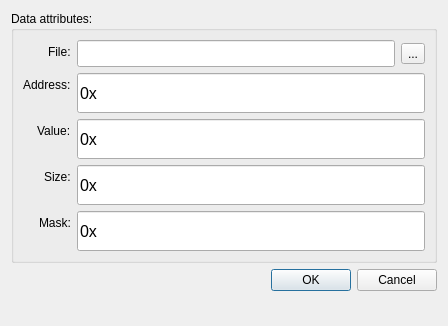
<?xml version="1.0" encoding="UTF-8"?>
<ui version="4.0">
 <class>FlashInputDialog</class>
 <widget class="QDialog" name="FlashInputDialog">
  <property name="windowModality">
   <enum>Qt::ApplicationModal</enum>
  </property>
  <property name="geometry">
   <rect>
    <x>0</x>
    <y>0</y>
    <width>448</width>
    <height>326</height>
   </rect>
  </property>
  <property name="sizePolicy">
   <sizepolicy hsizetype="Fixed" vsizetype="Fixed">
    <horstretch>0</horstretch>
    <verstretch>0</verstretch>
   </sizepolicy>
  </property>
  <property name="windowTitle">
   <string>Flash Input</string>
  </property>
  <property name="windowIcon">
   <iconset resource="resource.qrc">
    <normaloff>:/images/res/images/app/48.png</normaloff>:/images/res/images/app/48.png</iconset>
  </property>
  <property name="modal">
   <bool>true</bool>
  </property>
  <layout class="QVBoxLayout" name="verticalLayout_2">
   <item>
    <widget class="QGroupBox" name="groupBox">
     <property name="title">
      <string>Data attributes:</string>
     </property>
     <layout class="QFormLayout" name="formLayout">
      <property name="labelAlignment">
       <set>Qt::AlignRight|Qt::AlignTrailing|Qt::AlignVCenter</set>
      </property>
      <item row="0" column="0">
       <widget class="QLabel" name="fileLabel">
        <property name="text">
         <string>File:</string>
        </property>
       </widget>
      </item>
      <item row="0" column="1">
       <layout class="QHBoxLayout" name="horizontalLayout">
        <item>
         <widget class="ImageLineEdit" name="fileLineEdit">
          <property name="maximumSize">
           <size>
            <width>16777215</width>
            <height>48</height>
           </size>
          </property>
          <property name="font">
           <font>
            <pointsize>12</pointsize>
           </font>
          </property>
         </widget>
        </item>
        <item>
         <widget class="QToolButton" name="fileBtn">
          <property name="text">
           <string>...</string>
          </property>
          <property name="icon">
           <iconset resource="resource.qrc">
            <normaloff>:/images/res/images/light/appbar.folder.open.png</normaloff>:/images/res/images/light/appbar.folder.open.png</iconset>
          </property>
          <property name="iconSize">
           <size>
            <width>32</width>
            <height>32</height>
           </size>
          </property>
         </widget>
        </item>
       </layout>
      </item>
      <item row="1" column="0">
       <widget class="QLabel" name="addressLabel">
        <property name="text">
         <string>Address:</string>
        </property>
       </widget>
      </item>
      <item row="1" column="1">
       <widget class="HexLineEdit" name="addressLineEdit">
        <property name="minimumSize">
         <size>
          <width>0</width>
          <height>40</height>
         </size>
        </property>
        <property name="maximumSize">
         <size>
          <width>16777215</width>
          <height>40</height>
         </size>
        </property>
        <property name="font">
         <font>
          <pointsize>12</pointsize>
         </font>
        </property>
        <property name="inputMask">
         <string>\0\xhhhhhhhh</string>
        </property>
       </widget>
      </item>
      <item row="2" column="0">
       <widget class="QLabel" name="valueLabel">
        <property name="text">
         <string>Value:</string>
        </property>
       </widget>
      </item>
      <item row="2" column="1">
       <widget class="HexLineEdit" name="valueLineEdit">
        <property name="minimumSize">
         <size>
          <width>0</width>
          <height>40</height>
         </size>
        </property>
        <property name="maximumSize">
         <size>
          <width>16777215</width>
          <height>40</height>
         </size>
        </property>
        <property name="font">
         <font>
          <pointsize>12</pointsize>
         </font>
        </property>
        <property name="inputMask">
         <string>\0\xhhhhhhhh</string>
        </property>
       </widget>
      </item>
      <item row="3" column="0">
       <widget class="QLabel" name="sizeLabel">
        <property name="text">
         <string>Size:</string>
        </property>
       </widget>
      </item>
      <item row="3" column="1">
       <widget class="HexLineEdit" name="sizeLineEdit">
        <property name="minimumSize">
         <size>
          <width>0</width>
          <height>40</height>
         </size>
        </property>
        <property name="maximumSize">
         <size>
          <width>16777215</width>
          <height>40</height>
         </size>
        </property>
        <property name="font">
         <font>
          <pointsize>12</pointsize>
         </font>
        </property>
        <property name="inputMask">
         <string>\0\xhhhhhhhh</string>
        </property>
       </widget>
      </item>
      <item row="4" column="0">
       <widget class="QLabel" name="maskLabel">
        <property name="text">
         <string>Mask:</string>
        </property>
       </widget>
      </item>
      <item row="4" column="1">
       <widget class="HexLineEdit" name="maskLineEdit">
        <property name="minimumSize">
         <size>
          <width>0</width>
          <height>40</height>
         </size>
        </property>
        <property name="maximumSize">
         <size>
          <width>16777215</width>
          <height>40</height>
         </size>
        </property>
        <property name="font">
         <font>
          <pointsize>12</pointsize>
         </font>
        </property>
        <property name="inputMask">
         <string>\0\xhhhhhhhh</string>
        </property>
       </widget>
      </item>
     </layout>
    </widget>
   </item>
   <item>
    <layout class="QHBoxLayout" name="horizontalLayout_2">
     <item>
      <spacer name="horizontalSpacer">
       <property name="orientation">
        <enum>Qt::Horizontal</enum>
       </property>
       <property name="sizeHint" stdset="0">
        <size>
         <width>40</width>
         <height>20</height>
        </size>
       </property>
      </spacer>
     </item>
     <item>
      <widget class="QDialogButtonBox" name="buttonBox">
       <property name="orientation">
        <enum>Qt::Horizontal</enum>
       </property>
       <property name="standardButtons">
        <set>QDialogButtonBox::Cancel|QDialogButtonBox::Ok</set>
       </property>
      </widget>
     </item>
    </layout>
   </item>
   <item>
    <spacer name="verticalSpacer">
     <property name="orientation">
      <enum>Qt::Vertical</enum>
     </property>
     <property name="sizeHint" stdset="0">
      <size>
       <width>20</width>
       <height>1</height>
      </size>
     </property>
    </spacer>
   </item>
  </layout>
 </widget>
 <customwidgets>
  <customwidget>
   <class>HexLineEdit</class>
   <extends>QLineEdit</extends>
   <header>hexlineedit.h</header>
  </customwidget>
  <customwidget>
   <class>ImageLineEdit</class>
   <extends>QLineEdit</extends>
   <header>imagelineedit.h</header>
  </customwidget>
 </customwidgets>
 <resources>
  <include location="resource.qrc"/>
 </resources>
 <connections>
  <connection>
   <sender>buttonBox</sender>
   <signal>accepted()</signal>
   <receiver>FlashInputDialog</receiver>
   <slot>accept()</slot>
   <hints>
    <hint type="sourcelabel">
     <x>248</x>
     <y>254</y>
    </hint>
    <hint type="destinationlabel">
     <x>157</x>
     <y>274</y>
    </hint>
   </hints>
  </connection>
  <connection>
   <sender>buttonBox</sender>
   <signal>rejected()</signal>
   <receiver>FlashInputDialog</receiver>
   <slot>reject()</slot>
   <hints>
    <hint type="sourcelabel">
     <x>316</x>
     <y>260</y>
    </hint>
    <hint type="destinationlabel">
     <x>286</x>
     <y>274</y>
    </hint>
   </hints>
  </connection>
 </connections>
</ui>
